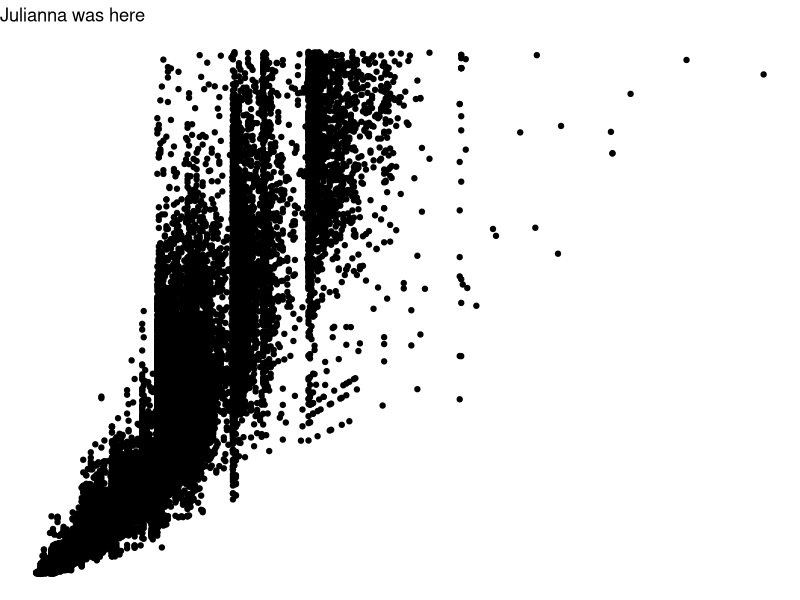
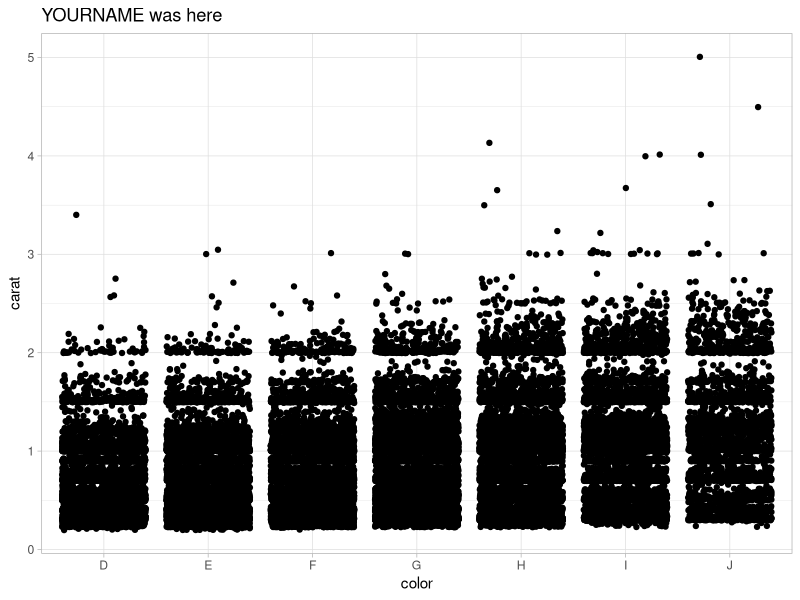
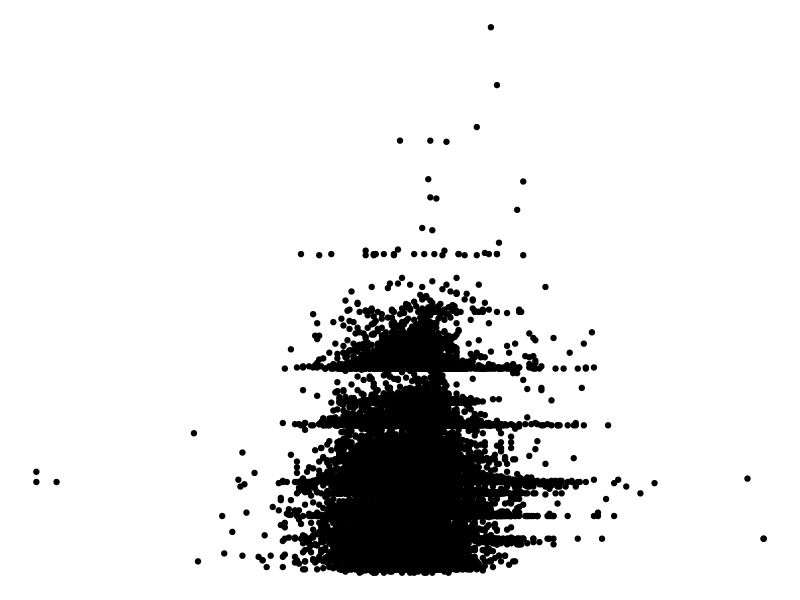

These charts were generated, in order, by the following R code:
## ---- chunk 1
knitr::opts_chunk$set(echo = TRUE)
library(tidyverse)
## ---- chunk 2
# Partner 1: 
# Run the code below to see the original graph
# Change the code below to make the point color change based on 'cut', and update the theme to theme_bw(). Update the title to include your first name. 

ggplot(data = diamonds, aes(x = carat, y = price)) +
  geom_point() +
  theme_void() +
  labs(title = "Julianna was here")
## ---- chunk 3
# Partner 2: 
# Run the code below to see the original graph
# Change the code below to make the geom a geom_jitter, and update the theme to theme_light. Update the title to include your first name. 

ggplot(data = diamonds, aes(x = color, y = carat)) +
  geom_jitter() +
  theme_light() +
  labs(title = "YOURNAME was here")
## ---- chunk 4
ggplot(data = diamonds, aes(x = depth, y = carat)) +
  geom_point() +
  theme_void()
## ---- chunk 5
